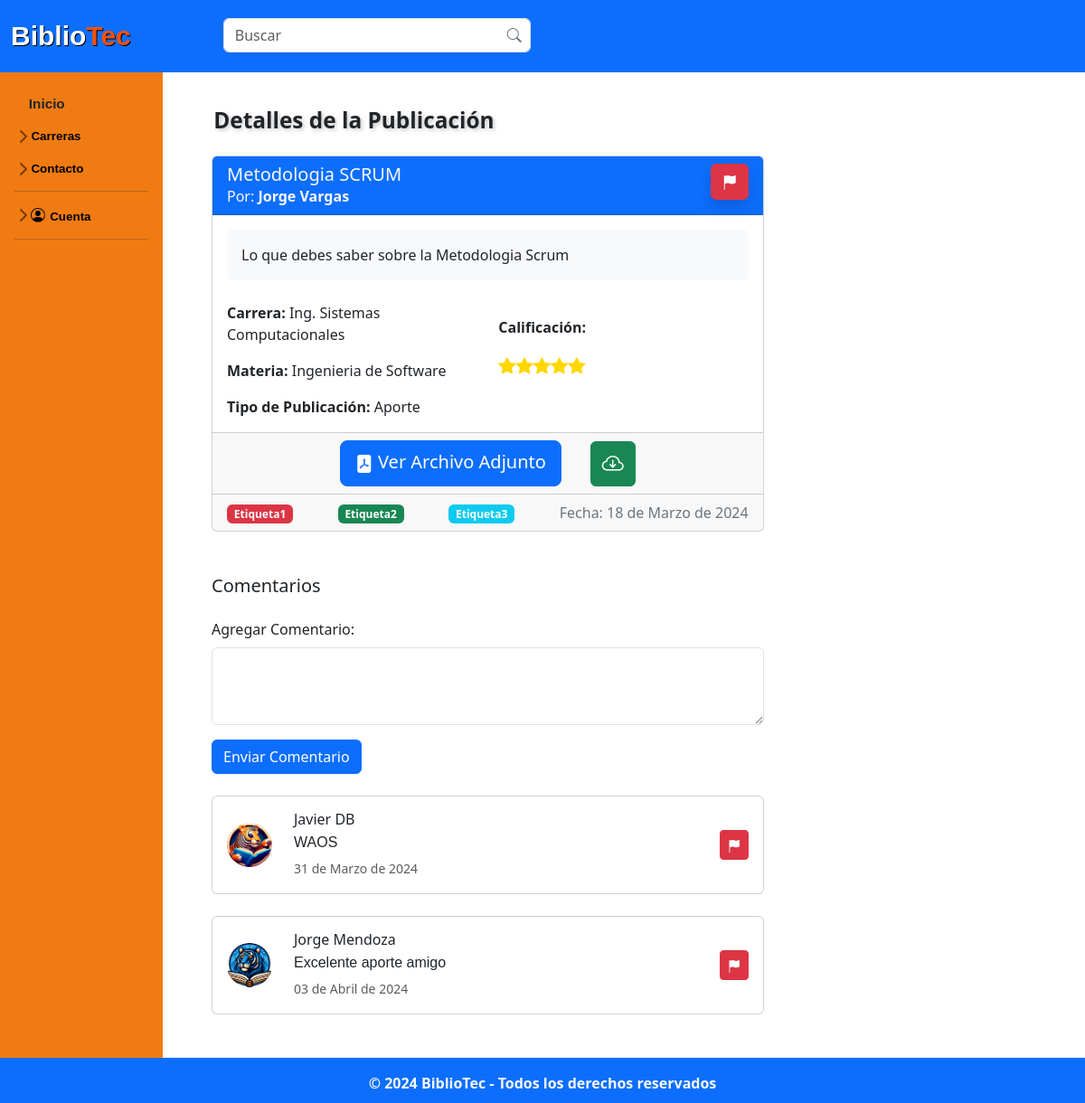
/publicacion/publicacion_detalle.php?id=5 (signed in), run on an earlier commit of the app's database.
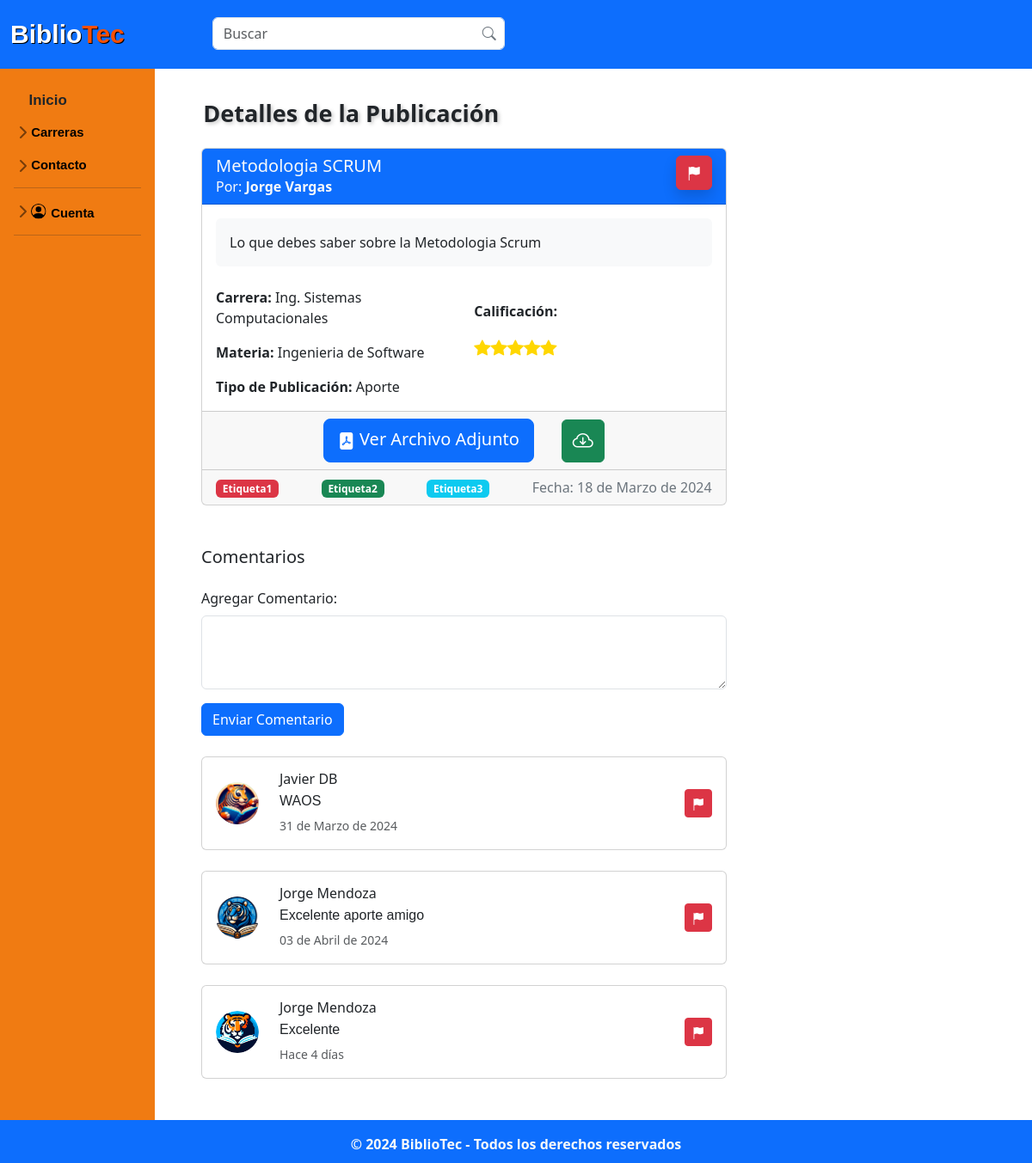
And on a later commit of the database.
### tables this page shows
CREATE TABLE IF NOT EXISTS `publicacion` (
  `idPub` int NOT NULL AUTO_INCREMENT,
  `id_Usuario` int NOT NULL,
  `titulo_Pub` varchar(50) NOT NULL,
  `fecha_Pub` date NOT NULL,
  `descrip_Pub` text NOT NULL,
  `calif_Pub` decimal(10,0) NOT NULL,
  `carrera_Pub` varchar(45) NOT NULL,
  `materia_Pub` varchar(60) NOT NULL,
  `tipo_pub` varchar(45) NOT NULL,
  `archivo_Pub` varchar(100) NOT NULL,
  PRIMARY KEY (`idPub`),
  KEY `fk_Publicacion_Usuario1_idx` (`id_Usuario`)
);

CREATE TABLE IF NOT EXISTS `usuario` (
  `idUsuario` int NOT NULL AUTO_INCREMENT,
  `nom_Us` varchar(50) NOT NULL,
  `apell_Us` varchar(50) NOT NULL,
  `carrera_Us` varchar(70) NOT NULL,
  `semestre_Us` varchar(50) NOT NULL,
  `correo_Us` varchar(100) NOT NULL,
  `contra_Us` varchar(60) NOT NULL,
  PRIMARY KEY (`idUsuario`),
  KEY `carrera_Us` (`carrera_Us`)
);

CREATE TABLE IF NOT EXISTS `comentario` (
  `idComent` int NOT NULL AUTO_INCREMENT,
  `idPub` int NOT NULL,
  `idUsuario` int NOT NULL,
  `text_Coment` text NOT NULL,
  `fecha_Coment` date NOT NULL,
  PRIMARY KEY (`idComent`),
  KEY `fk_Comentario_Publicacion_idx` (`idPub`),
  KEY `fk_Comentario_Usuario1_idx` (`idUsuario`)
);

### php/functions.php (called while the page is built, shortened)
<?php
class functions
{
    public static function convertirFecha($fecha) {
        $fecha_timestamp = strtotime($fecha);
        $hoy = strtotime('today');
        $ayer = strtotime('yesterday');
        if ($fecha_timestamp >= $hoy) {
            return 'Hoy';
        }
        elseif ($fecha_timestamp >= $ayer) {
            return 'Ayer';
        }
        else {
            $diferencia = floor((time() - $fecha_timestamp) / (60 * 60 * 24));
            if($diferencia <=7){
                return "Hace $diferencia días";
            }else{
                return self::fechaCompleta($fecha);
            }
        }
    }
    private static function fechaCompleta($fecha)
    {
        $fecha = new DateTime($fecha);
        $fecha = $fecha->format('d-m-Y');
        $dateArr = explode("-", $fecha);
        $dateArr[1] = self::mes($dateArr[1]);
        $fechaN = implode(" de ", $dateArr);
        return $fechaN;
    }
    private static function mes($month)
    {
        switch ($month) {
            case '03':
                return 'Marzo';
                break;
            case '04':
                return 'Abril';
                break;
        }
    }
}

### publicacion/publicacion_detalle.php (the view, shortened to what the rows shown need)
<?php
include('../php/functions.php');
$link = include('../php/conexion.php');
if (isset($_GET['id'])) {
    $idPub = $_GET['id'];
    $query = "SELECT p.*, u.nom_Us, u.apell_Us FROM publicacion p
              JOIN usuario u ON p.id_Usuario = u.idUsuario
              WHERE p.idPub = $idPub";
    $result = mysqli_query($link, $query);
    if (mysqli_num_rows($result) == 1) {
        $publicacion = mysqli_fetch_assoc($result);
        $query_comentarios = "SELECT c.*, u.nom_Us, u.apell_Us FROM comentario c
                              JOIN usuario u ON c.idUsuario = u.idUsuario
                              WHERE c.idPub = $idPub";
        $result_comentarios = mysqli_query($link, $query_comentarios);
    } else {
        header("Location: ../home.php");
        exit();
    }
} else {
    header("Location: ../home.php");
    exit();
}
?>
<!DOCTYPE html>
<html lang="es">
<head>
    <link rel="stylesheet" href="../css/normalizar.css">
    <link rel="stylesheet" href="../css/estilos.css">
    <link rel="stylesheet" href="../css/hover-min.css">
    <link rel="stylesheet" href="../css/animate.css">
    <link rel="stylesheet" href="../css/sidebars.css">
    <link rel="stylesheet" href="style.css">
    <link rel="stylesheet" href="https://cdnjs.cloudflare.com/ajax/libs/animate.css/4.1.1/animate.min.css" />
    <link href="https://cdn.jsdelivr.net/npm/bootstrap@5.3.3/dist/css/bootstrap.min.css" rel="stylesheet">
    <link rel="stylesheet" href="https://cdn.jsdelivr.net/npm/bootstrap-icons@1.11.3/font/bootstrap-icons.min.css">
    <link rel="stylesheet" href="https://cdn.jsdelivr.net/npm/@docsearch/css@3">
</head>
<body>
    <div class="container-fluid">
        <div class="row">
            <main role="main" class="col-md-9 ml-sm-auto col-lg-10 px-4" style="font-weight:normal; margin-left: 1.5%">
                <h3 style=" margin-left: 1.5% ; margin-top: 35px;">
                    <div class="container mt-4 mb-5">
                        <div class="row">
                            <div class="col-md-8">
                                <div class="card card-details">
                                    <div class="card-header bg-primary text-light d-flex justify-content-between">
                                        <div>
                                            <h5 class="card-title mb-0"><?php echo $publicacion['titulo_Pub']; ?></h5>
                                            <p class="card-text mb-0">Por:<b> <?php echo $publicacion['nom_Us'] . " " . $publicacion['apell_Us']; ?></b></p>
                                        </div>
                                    </div>
                                    <div class="card-body">
                                        <div class="row mb-4">
                                            <div class="col">
                                                <div class="bg-light p-3 rounded">
                                                    <p class="card-text"><?php echo $publicacion['descrip_Pub']; ?></p>
                                                </div>
                                            </div>
                                        </div>
                                        <div class="row">
                                            <div class="col-md-6">
                                                <p class="card-text"><b>Carrera:</b> <?php echo $publicacion['carrera_Pub']; ?></p>
                                                <p class="card-text"><b>Materia:</b> <?php echo $publicacion['materia_Pub']; ?></p>
                                                <p class="card-text"><b>Tipo de Publicación:</b> <?php echo $publicacion['tipo_pub']; ?></p>
                                            </div>
                                        </div>
                                    </div>
                                    <div class="card-footer d-flex justify-content-between align-items-end">
                                        <?php
                                        $etiquetas = array("Etiqueta1", "Etiqueta2", "Etiqueta3");
                                        $colores = array("bg-danger", "bg-success", "bg-info");
                                        foreach ($etiquetas as $index => $etiqueta) {
                                            echo '<span class="badge ' . $colores[$index % count($colores)] . ' mr-1">' . $etiqueta . '</span>';
                                        }
                                        ?>
                                        <p class="card-text comment-date mb-0 align-self-end">Fecha: <?php echo functions::convertirFecha($publicacion['fecha_Pub']); ?></p>
                                    </div>
                                </div>
                                <div class="mt-5">
                                    <?php
                                    $imagenes_aleatorias = array();
                                    $ruta_base = "../images/tigers/";
                                    for ($i = 1; $i <= 15; $i++) {
                                        $ruta_imagen = $ruta_base . "a" . $i . ".png";
                                        $imagenes_aleatorias[] = $ruta_imagen;
                                    }
                                    $contador = 0;
                                    ?>
                                    <?php while ($comentario = mysqli_fetch_assoc($result_comentarios)) : ?>
                                        <div class="card mt-4">
                                            <div class="card-body">
                                                <div class="row align-items-center">
                                                    <div class="col-auto">
                                                        <?php if ($contador % 2 == 0) : ?>
                                                            <img src="<?php echo $imagenes_aleatorias[array_rand($imagenes_aleatorias)]; ?>" alt="Imagen Aleatoria" class="rounded-circle" width="50">
                                                        <?php else : ?>
                                                            <img src="<?php echo $imagenes_aleatorias[array_rand($imagenes_aleatorias)]; ?>" alt="Imagen Aleatoria" class="rounded-circle" width="50">
                                                        <?php endif; ?>
                                                    </div>
                                                    <div class="col">
                                                        <h6 class="mb-1"><?php echo $comentario['nom_Us'] . " " . $comentario['apell_Us']; ?></h6>
                                                        <pre class="mb-1"><?php echo $comentario['text_Coment']; ?></pre>
                                                        <small class="text-muted"><?php echo functions::convertirFecha($comentario['fecha_Coment']); ?></small>
                                                    </div>
                                                    <div class="col-auto">
                                                        <a class="btn btn-sm btn-danger" data-toggle="tooltip" data-placement="top" title="Reportar comentario">
                                                            <i class="bi bi-flag-fill"></i>
                                                        </a>
                                                    </div>
                                                </div>
                                            </div>
                                        </div>
                                        <?php
                                        $contador++;
                                        ?>
                                    <?php endwhile; ?>
                                </div>
                            </div>
                        </div>
                    </div>
            </main>
        </div>
    </div>
</body>
</html>

What changed in the data, as far as the page shows it:
added comentario: shows a picture, idUsuario.nom_Us "Jorge", idUsuario.apell_Us "Mendoza", text_Coment "Excelente", fecha_Coment "Hace 4 días"
